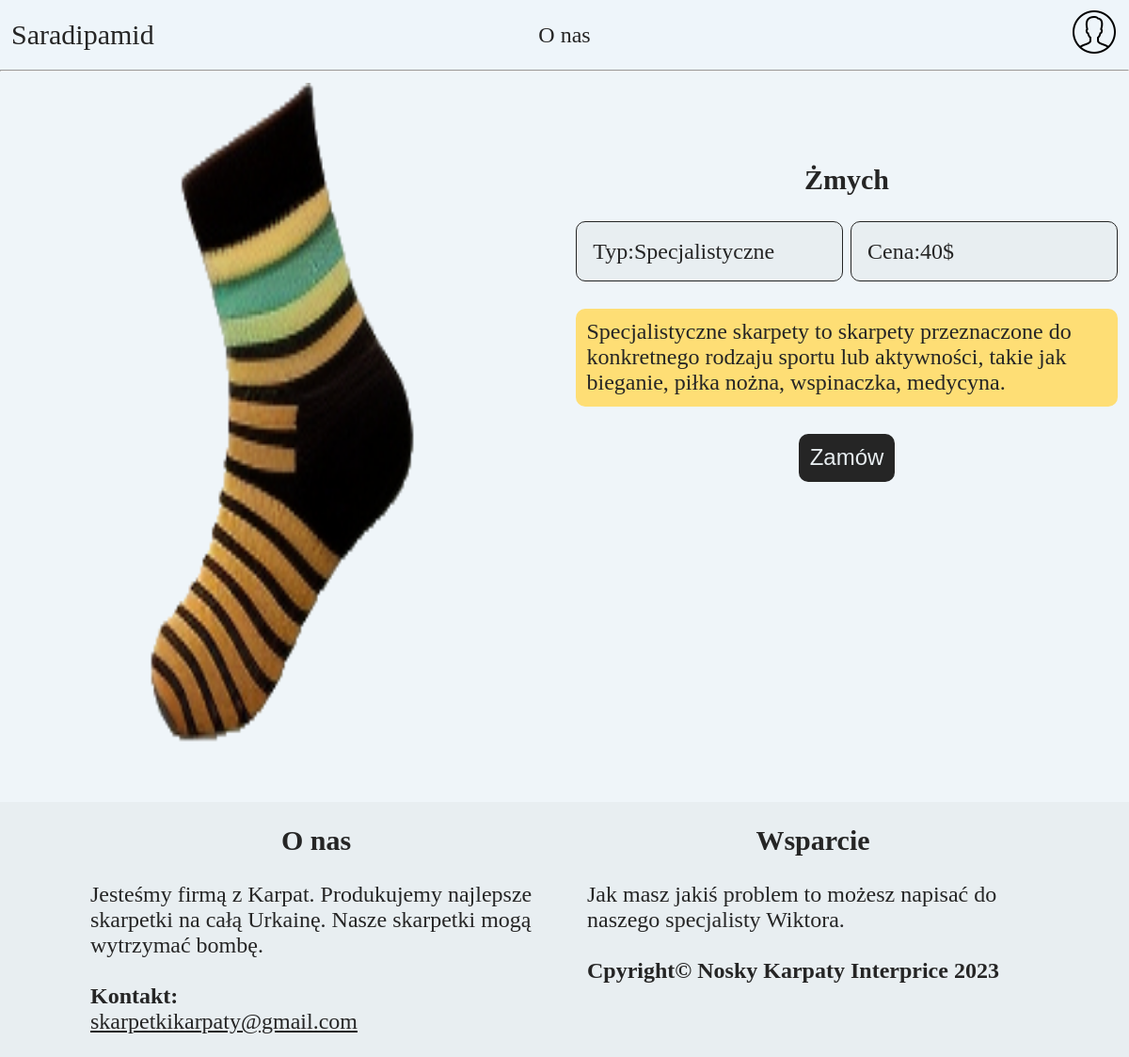
Screenshot of /insert.php?id=4 with the database file from the repository.
### tables this page shows
CREATE TABLE `noski` (
  `id` int(11) NOT NULL AUTO_INCREMENT,
  `nazwa` text NOT NULL,
  `typ` int(11) NOT NULL,
  `cena` int(11) NOT NULL,
  `foto` varchar(255) NOT NULL,
  PRIMARY KEY (`id`),
  KEY `tym` (`typ`),
  CONSTRAINT `noski_ibfk_1` FOREIGN KEY (`typ`) REFERENCES `typy` (`id`)
);

CREATE TABLE `typy` (
  `id` int(11) NOT NULL AUTO_INCREMENT,
  `typ` enum('Wełniane','Bawełniane','Syntetyczne','Specjalistyczne') NOT NULL,
  `opis` varchar(20000) NOT NULL,
  PRIMARY KEY (`id`),
  UNIQUE KEY `inf2` (`opis`) USING HASH
);

### insert.php (the view, shortened to what this page needs)
<?php
		require_once"connect.php";
		$ide = $_GET['id'];
		$poc = "SELECT * FROM noski, typy WHERE noski.id=$ide and noski.typ = typy.typ;";
		$opo = mysqli_query($conn, $poc);
		$row = mysqli_fetch_assoc($opo);
?>
<!DOCTYPE html>
<html lang="pl-PL">
<head>
	<link rel="stylesheet" href="styl_inse.css">
</head>
<body>
	<header>
		<div class="menu menu1">
			<p><a style="font-size: 30px; text-decoration: none;" href="index.php">Saradipamid</a></p>
		</div>
		<div class="menu menu2">
			<a href="#stop">O nas</a>
		</div>
				<div class="menu menu3">
			<div class="log">
				<?php
				if (@$_SESSION['user']) {
					echo "
					<a href='profile.php' style='text-decoration: none;'>Witaj ".@$_SESSION['user']['imie']."</a>
					";
				}else {
					echo "
						<a href='login.php'>
							<img src='img/BBD/profile.png' alt=''>
						</a>
				";
				}
				?>
			</div>
		</div>
	</header>
	<hr>
	<?php
	echo "
	<article>
	 	<div class='type1'>
	 		<img src='".$row['foto']."' alt=''>
	 	</div>
	 	<div class='type2'>
	 		<div class='oczko'>
	 		<h1 style='text-align: center;'>".$row['nazwa']."</h1><br>
		 		<div class='typ'>Typ:".$row['typ']."</div>
		 		<div class='cena'>Cena:".$row['cena']."$</div>
		 		<div class='opis'>
		 			<p>
		 				".$row['opis']."
		 			</p>
		 		</div>
		 		<br>
		 		<br>
		 		<br>
		 		<br>
		 		<p><input onclick='on()' type='submit' value='Zamów' style='cursor: pointer;'></p>
			</div>
	 	</div>
	 </article>	";
	 ?>
	 <br>
	<footer id="stop">
		<div class="fot1">
			<h1>O nas</h1>
			<br>
			<p>Jesteśmy firmą z Karpat. Produkujemy najlepsze skarpetki na całą Urkainę. Nasze skarpetki mogą wytrzymać bombę.</p>
			<br>
			<h2>Kontakt:</h2><a href="#">skarpetkikarpaty@gmail.com</a>
		</div>
		<div class="fot2">
			<h1>Wsparcie</h1>
			<br>
			<p>Jak masz jakiś problem to możesz napisać do naszego specjalisty Wiktora.</p>
			<br>
			<h2>Cpyright&copy Nosky Karpaty Interprice 2023</h2>
		</div>
	</footer>
</body>
</html>

### styl_inse.css (style rules this page uses)
* { margin: 0; padding: 0; font-size: 24px; color: #252525; }
body { background-color: #EFF5F9; }
h1 { font-size: 30px; }
header { width: 100%; height: 50px; }
header>.menu { display: flex; float: left; padding: 1%; background-color: #EEF5FA; }
header>.menu1, .menu3 { width: 18%; height: 100%; background-color: #EEF5FA; }
header>.menu1>p { font-size: 30px; margin-top: auto; margin-bottom: auto; }
header>.menu2 { width: 58%; height: 100%; justify-content: space-around; }
header>.menu2>a { margin-top: auto; margin-bottom: auto; text-decoration: none; }
header>.menu3 { justify-content: right; align-items: center; }
header>.menu3>.log { float: right; }
article { width: 100%; }
article>div { float: left; width: 48%; padding: 1%; display: flex; min-height: 752px; }
article>div>img { width: 50%; margin-left: auto; margin-right: auto; }
article>div>.oczko { width: 100%; margin-top: 15%; }
article>div>.oczko>.typ, .cena { width: 43%; padding: 3%; float: left; background-color: #E8EEF1; border: .2px #252525 solid; border-radius: 10px; }
article>div>.oczko>.cena { float: right; }
article>div>.oczko>p { text-align: center; }
article>.type2>.oczko>.opis { float: left; margin-top: 5%; background-color: #FEDE75; padding: 2%; border-radius: 10px; }
article>div>.oczko>p>input { border: none; padding: 2%; border-radius: 10px; margin-top: 5%; color: #E8EEF1; background-color: #252525; }
footer { width: 100%; position: relative; right: 0; bottom: 0; left: 0; background-color: #E8EEF1; display: flex; justify-content: center; }
footer>div { width: 40%; padding: 2%; }
footer>div>h1 { text-align: center; }

### rows the page displays
noski: foto (picture), nazwa "Żmych", typ.typ "Specjalistyczne", cena "40", typ.opis "Specjalistyczne skarpety to skarpety przeznaczone do konkretnego rodzaju sportu lub aktywności, takie jak bieganie, piłka nożna, wspinaczka, medycyna."
